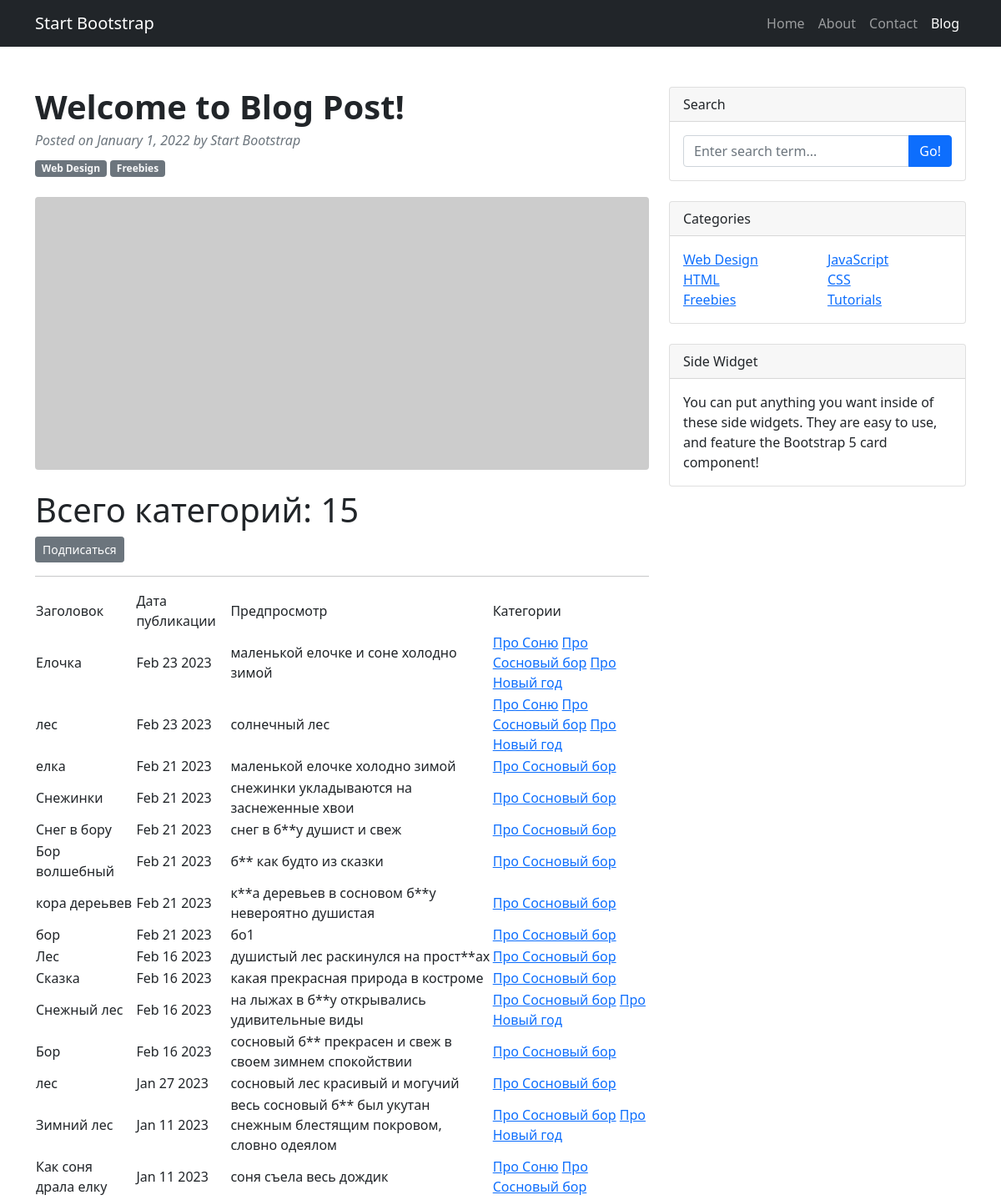
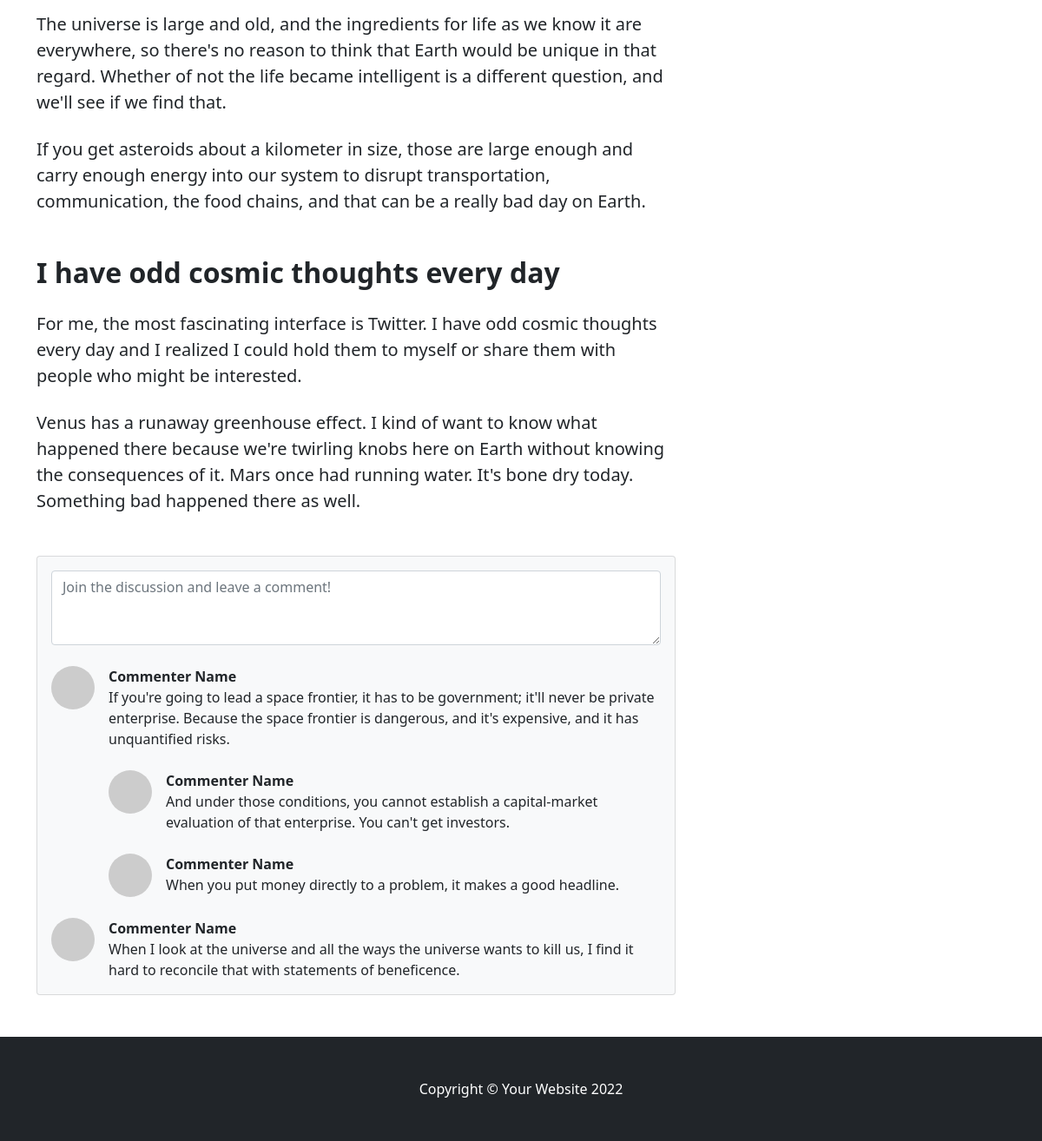
Screenshot of /posts/categories/2 with the database file from the repository (2 pictures, top to bottom).
### news/models.py (models this page shows, shortened)
class Post(models.Model):
    author = models.ForeignKey(Author, on_delete=models.CASCADE)
    TYPES = [
        ('AR', 'Статья'),
        ('NW', 'Новость')
    ]
    type = models.CharField(max_length=2,
                            choices=TYPES,
                            default='AR')
    time_in = models.DateTimeField(auto_now_add=True)
    topics = models.ManyToManyField(Category, through='PostCategory')
    title = models.CharField(max_length=64)
    text = models.TextField()
    rating_article = models.IntegerField(default=0)

class Category(models.Model):
    topic = models.CharField(max_length=64, unique=True)
    subscribers=models.ManyToManyField(User, related_name='categories')
    def __str__(self):
        return self.topic

### news/views.py (the view)
# urls.py: path('categories/<int:pk>', CategoryListView.as_view(), name='category_list'),
class CategoryListView(ListView):
    model = Post
    template_name = 'flatpages/category_list.html'
    context_object_name = 'category_news_list'
    def get_queryset(self):
        self.topics = get_object_or_404(Category, id=self.kwargs['pk'])
        queryset= Post.objects.filter (topics=self.topics).order_by('-time_in')
        return queryset
    def get_context_data(self, **kwargs):
        context=super().get_context_data(**kwargs)
        context['is_not_subscriber'] = self.request.user not in self.topics.subscribers.all()
        context['category']=self.topics
        return context

### news/templatetags/custom_filters.py (called while the page is built)
@register.filter()
def censor (value):
    if isinstance (value,str):
        for bw in BAD_WORDS:
            value = value.lower().replace(bw[1:].lower(),'*'*len(bw[1:]))
        return f'{value} '
    else:
        raise TypeError (f'Ошибка! {type(value)} не подходит')

### templates/flatpages/category_list.html (shortened to what this page needs)
{% extends 'flatpages/default.html' %}
{%load custom_filters %}
{% load custom_tags %}
{% block content %}
<h1> Всего категорий: {{ category_news_list|length }} </h1>
    {% if is_not_subscriber %}
        <p><a href = "{% url 'subscribe' category.id %}" class="btn btn-secondary btn-sm" >Подписаться </a></p>
    {% endif %}
<hr>
    {% if category_news_list %}
        <table>
            <tr>
               <td> Заголовок </td>
               <td> Дата публикации </td>
               <td> Предпросмотр </td>
                <td>Категории</td>
            </tr>
            {% for post in category_news_list %}
            <tr>
                <td>{{ post.title }}</td>
                <td>{{ post.time_in|date:'M d Y'}}</td>
                <td>{{ post.text|truncatewords:20|censor}}</td>
                <td>
                        {% for category in post.topics.all %}
                    <a href="{% url 'category_list' category.id %}">{{ category }}</a>
                        {% endfor %}
                </td>
            </tr>
            {% endfor %}
        </table>
    {% else %}
        <h2> Постов нет!</h2>
    {% endif %}
{% endblock content %}

### rows the page displays
Post: title "Елочка", time_in "Feb 23 2023", text|censor "маленькой елочке и соне холодно зимой"
Category: topic "Про Соню"
Category: topic "Про Сосновый бор"
Category: topic "Про Новый год"
Post: title "лес", time_in "Feb 23 2023", text|censor "солнечный лес"
Post: title "елка", time_in "Feb 21 2023", text|censor "маленькой елочке холодно зимой"
Post: title "Снежинки", time_in "Feb 21 2023", text|censor "снежинки укладываются на заснеженные хвои"
Post: title "Cнег в бору", time_in "Feb 21 2023", text|censor "снег в б**у душист и свеж"
Post: title "Бор волшебный", time_in "Feb 21 2023", text|censor "б** как будто из сказки"
Post: title "кора дереьвев", time_in "Feb 21 2023", text|censor "к**а деревьев в сосновом б**у невероятно душистая"
Post: title "бор", time_in "Feb 21 2023", text|censor "бо1"
Post: title "Лес", time_in "Feb 16 2023", text|censor "душистый лес раскинулся на прост**ах"
Post: title "Сказка", time_in "Feb 16 2023", text|censor "какая прекрасная природа в костроме"
Post: title "Снежный лес", time_in "Feb 16 2023", text|censor "на лыжах в б**у открывались удивительные виды"
Post: title "Бор", time_in "Feb 16 2023", text|censor "сосновый б** прекрасен и свеж в своем зимнем спокойствии"
Post: title "лес", time_in "Jan 27 2023", text|censor "сосновый лес красивый и могучий"
Post: title "Зимний лес", time_in "Jan 11 2023", text|censor "весь сосновый б** был укутан снежным блестящим покровом, словно одеялом"
Post: title "Как соня драла елку", time_in "Jan 11 2023", text|censor "соня съела весь дождик"

### other values shown
{{ category_news_list|length }} "15"
